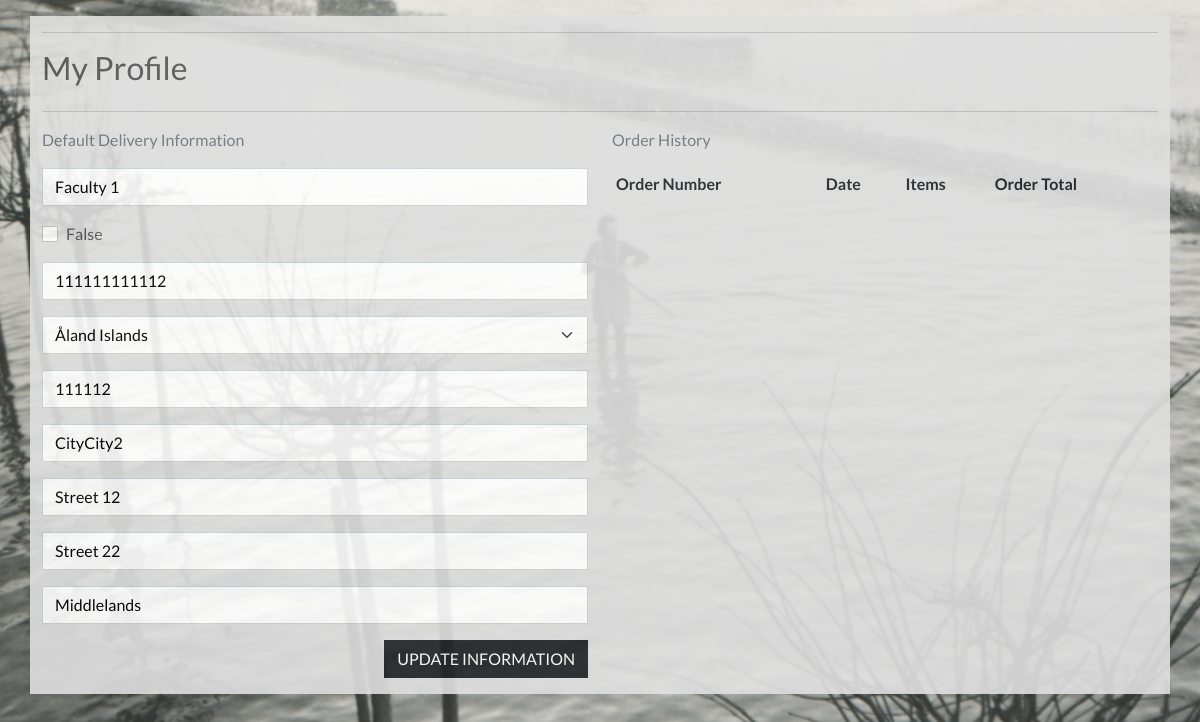
/profile/ (signed in), run on an earlier commit of the app's database.
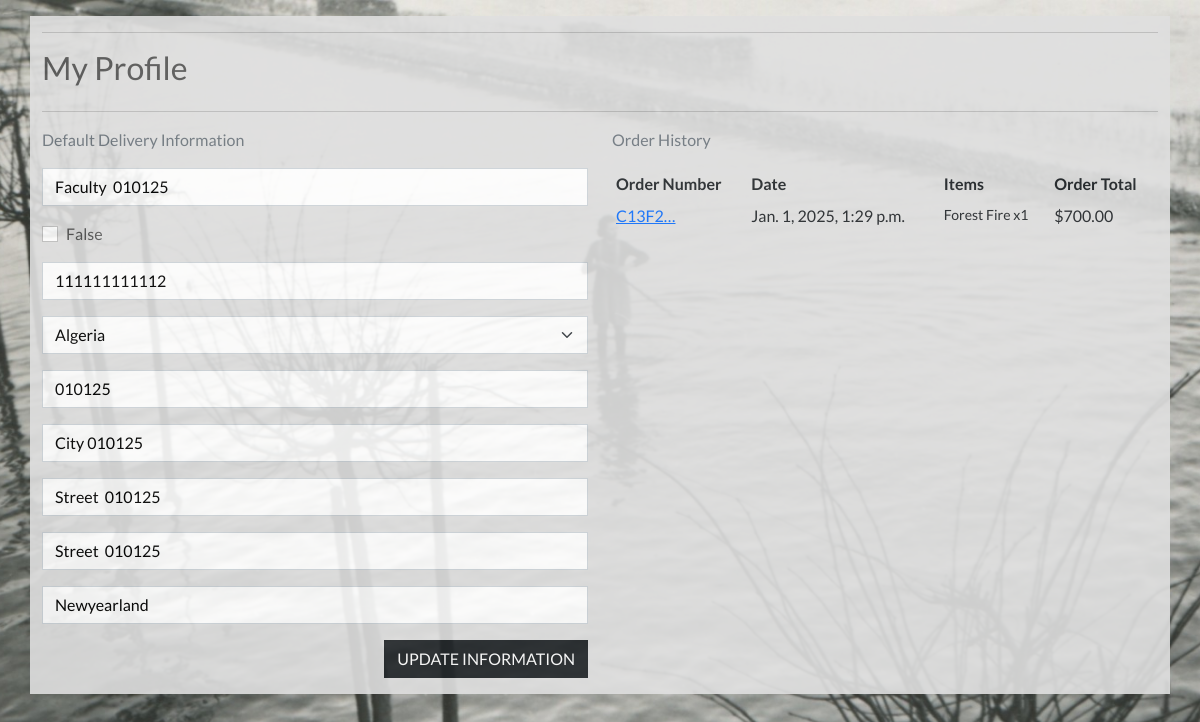
And on a later commit of the database.
### profiles/models.py (models this page shows, shortened)
class UserProfile(models.Model):
    user = models.OneToOneField(User, on_delete=models.CASCADE)
    default_organisation = models.CharField(max_length=40)
    default_prev_user = models.BooleanField(default=False)
    default_phone_number = models.CharField(max_length=20, null=True, blank=True)
    default_country = CountryField(blank_label='Country *', null=True, blank=True)
    default_postcode = models.CharField(max_length=20, null=True, blank=True)
    default_town_or_city = models.CharField(max_length=40, null=True, blank=True)
    default_street_address1 = models.CharField(max_length=80, null=True, blank=True)
    default_street_address2 = models.CharField(max_length=80, null=True, blank=True)
    default_county = models.CharField(max_length=80, null=True, blank=True)

### checkout/models.py (models this page shows, shortened)
class Order(models.Model):
    order_number = models.CharField(max_length=32, null=False, editable=False)
    user_profile = models.ForeignKey(UserProfile, on_delete=models.SET_NULL,
    null=True, blank=True, related_name='orders')
    full_name = models.CharField(max_length=50, null=False, blank=False)
    email = models.EmailField(max_length=254, null=False, blank=False)
    phone_number = models.CharField(max_length=20, null=False, blank=False)
    country = CountryField(blank_label='Country *', null=False, blank=False)
    postcode = models.CharField(max_length=20, null=True, blank=True)
    town_or_city = models.CharField(max_length=40, null=False, blank=False)
    street_address1 = models.CharField(max_length=80, null=False, blank=False)
    street_address2 = models.CharField(max_length=80, null=True, blank=True)
    county = models.CharField(max_length=80, null=True, blank=True)
    date = models.DateTimeField(auto_now_add=True)
    discount_cost = models.DecimalField(max_digits=6, decimal_places=2, null=False, default=0)
    order_total = models.DecimalField(max_digits=10, decimal_places=2, null=False, default=0)
    grand_total = models.DecimalField(max_digits=10, decimal_places=2, null=False, default=0)
    original_bag = models.TextField(null=False, blank=False, default='')
    stripe_pid = models.CharField(max_length=254, null=False, blank=False, default='')

class OrderLineItem(models.Model):
    order = models.ForeignKey(Order, null=False, blank=False, on_delete=models.CASCADE, related_name='lineitems')
    product = models.ForeignKey(Category, null=False, blank=False, on_delete=models.CASCADE)
    quantity = models.IntegerField(null=False, blank=False, default=0)
    starting_date = models.CharField(max_length=100, null=True, blank=True)
    lineitem_total = models.DecimalField(max_digits=6, decimal_places=2, null=False, blank=False, editable=False)

### products/models.py (models this page shows, shortened)
class Category(models.Model):
    name = models.CharField(max_length=50)
    friendly_name = models.CharField(max_length=100)
    difficulty_level = models.CharField(max_length=50)
    credits = models.IntegerField()
    number_of_lectures = models.IntegerField()
    est_time = models.IntegerField()
    short_description = models.TextField(max_length=255)
    long_description = models.TextField(max_length=1000)
    test = models.BooleanField(default=False)
    logo = models.ImageField(upload_to='logos/', null=True, blank=True)
    price = models.IntegerField(null=True, blank=True)
    starting_date = models.CharField(max_length=100, null=True, blank=True)

### profiles/views.py (the view)
# urls.py: path('profile/', include('profiles.urls')),
def profile(request):
    profile = get_object_or_404(UserProfile, user=request.user)
    if request.method == 'POST':
        form = UserProfileForm(request.POST, instance=profile)
        if form.is_valid():
            form.save()
            messages.success(request, 'Profile updated successfully')
    form = UserProfileForm(instance=profile)
    orders = profile.orders.all
    template = 'profiles/profile.html'
    context = {
        'form': form,
        'orders': orders,
        'on_profile_page': True
    }
    return render(request, template, context)

### profiles/templates/profiles/profile.html (shortened to what this page needs)
{% extends "base.html" %}
{% load static %}
{% block extra_css %}
    <link rel="stylesheet" href="{% static 'profiles/css/profile.css' %}">
{% endblock %}
{% block content %}
    <div class="overlay"></div>
    <div class="container mt-3 mb-3">
        <div class="row">
            <div class="col">
                <hr>
                <h2 class="logo-font mb-4">My Profile</h2>
                <hr>
            </div>
        </div>
        <div class="row">
            <div class="col-12 col-lg-6">
                <p class="text-muted">Default Delivery Information</p>
                <form class="mt-3" action="{% url 'profile' %}" method="POST" id="profile-update-form">
                    {{ form|crispy }}
                    <button class="btn btn-dark rounded-0 text-uppercase float-end mb-3">Update Information</button>
                </form>
            </div>
            <div class="col-12 col-lg-6">
                <p class="text-muted">Order History</p>
                <div class="order-history table-responsive">
                    <table class="table table-sm table-borderless">
                        <thead>
                            <tr>
                                <th>Order Number</th>
                                <th>Date</th>
                                <th>Items</th>
                                <th>Order Total</th>
                            </tr>
                        </thead>
                        <tbody>
                            {% for order in orders %}
                                <tr>
                                    <td>
                                        <a href="{% url 'order_history' order.order_number %}"
                                        title="{{ order.order_number }}">
                                            {{ order.order_number|truncatechars:6 }}
                                        </a>
                                    </td>
                                    <td>{{ order.date }}</td>
                                    <td>
                                        <ul class="list-unstyled">
                                            {% for item in order.lineitems.all %}
                                                <li class="small">
                                                    {{ item.product.name }} x{{ item.quantity }}
                                                </li>
                                            {% endfor %}
                                        </ul>
                                    </td>
                                    <td>${{ order.grand_total }}</td>
                                </tr>
                            {% endfor %}
                        </tbody>
                    </table>
                </div>
            </div>
        </div>
{% endblock %}

### templates/base.html (shortened to what this page needs)
{% load static %}
<!doctype html>
<html lang="en">
<head>
  {% block corecss %}
  <link href="https://cdn.jsdelivr.net/npm/bootstrap@5.0.2/dist/css/bootstrap.min.css" rel="stylesheet"
>
  <link rel="stylesheet" href="{% static 'css/base.css' %}">
  <link href="https://cdn.jsdelivr.net/npm/bootstrap-icons/font/bootstrap-icons.css" rel="stylesheet">
  {% endblock %}
  {% block extra_css %}
  {% endblock %}
</head>
<body>
  {% block content %}
  {% endblock %}
</body>
</html>

### static/css/base.css (style rules this page uses)
html { height: 100%; }
body { background: url('/media/cover_photo.jpg') no-repeat center center fixed; background-size: cover; height: calc(100vh - 164px); color: #555; font-family: 'Lato'; }
.overlay { height: 100%; width: 100%; top: 0; left: 0; position: fixed; opacity: 0.2; z-index: -1; }
.container { background-color: rgb(223, 223, 223); opacity: 0.9; }

### profiles/static/profiles/css/profile.css (style rules this page uses)
.order-history { max-height: 416px; overflow-y: auto; }
#profile-update-form .form-control { color: #000; }
#profile-update-form input::placeholder { color: #aab7c4; }
#id_default_country, #id_default_country option:not(:first-child) { color: #000; }

What changed in the data, as far as the page shows it:
changed UserProfile: default_organisation "Faculty 1" → "Faculty 010125"; default_country "Åland Islands" → "Algeria"; default_postcode "111112" → "010125"; default_town_or_city "CityCity2" → "City 010125"; default_street_address1 "Street 12" → "Street 010125"; default_street_address2 "Street 22" → "Street 010125"; default_county "Middlelands" → "Newyearland"
added Order: order_number "C13F2…", date "Jan. 1, 2025, 1:29 p.m.", grand_total "700.00"
added OrderLineItem: product.name "Forest Fire", quantity "1"
